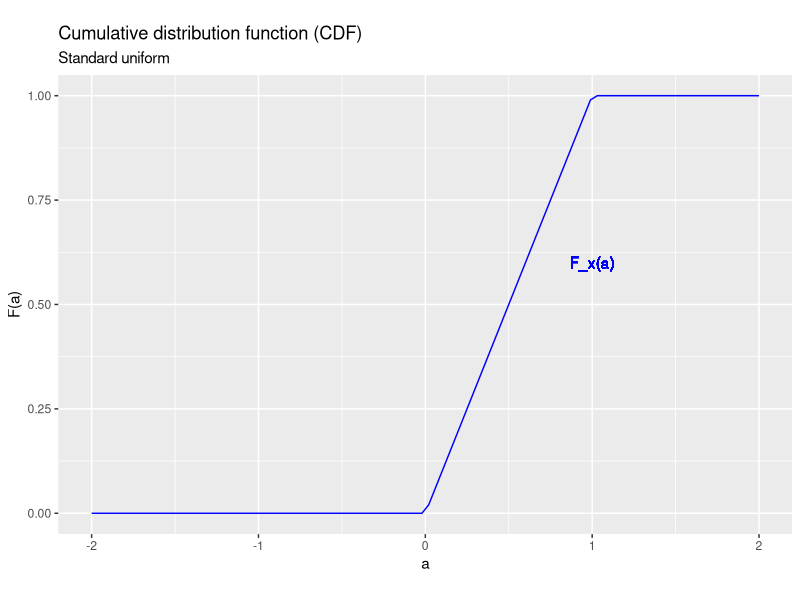
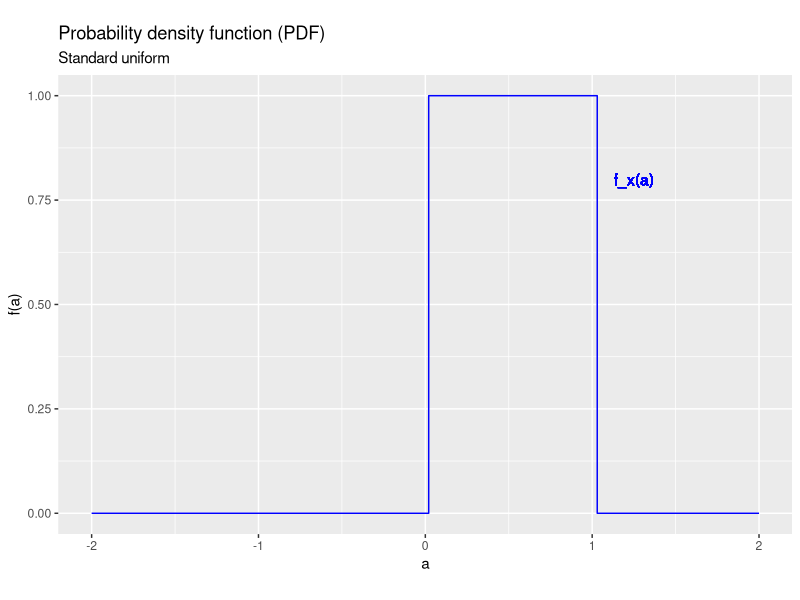
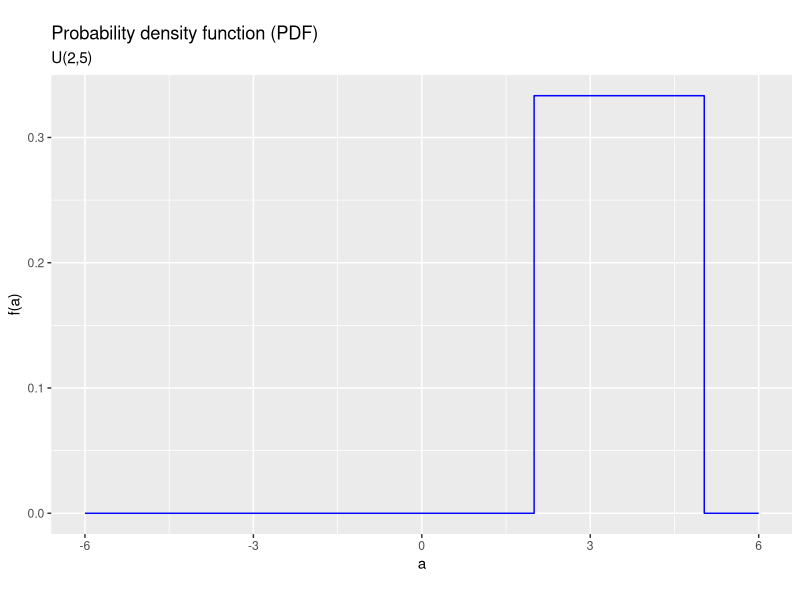
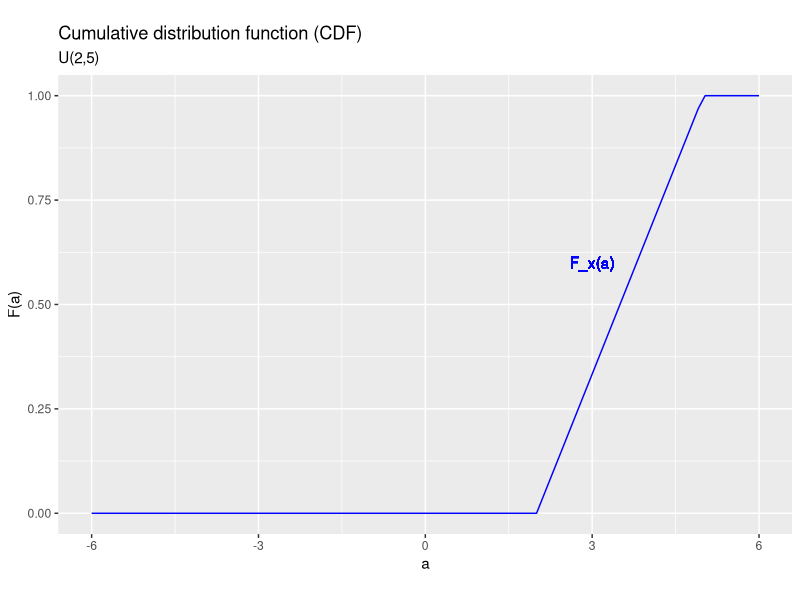
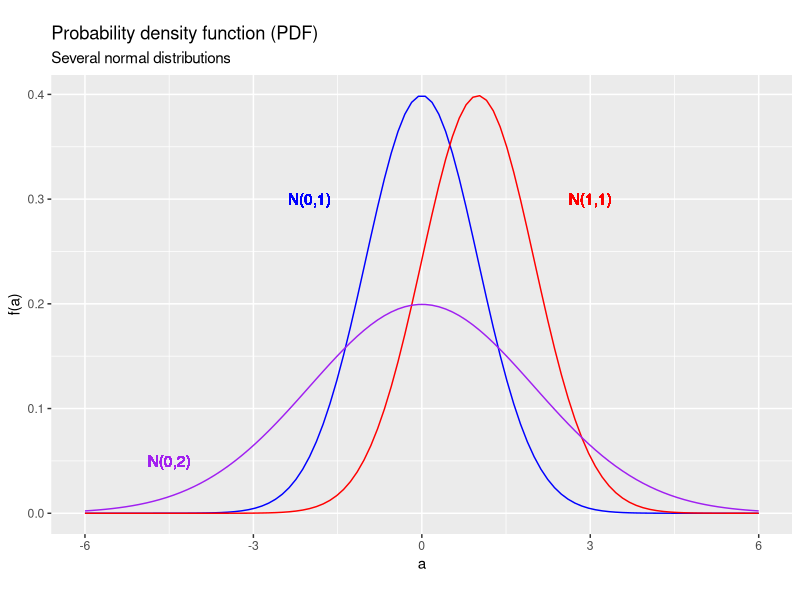
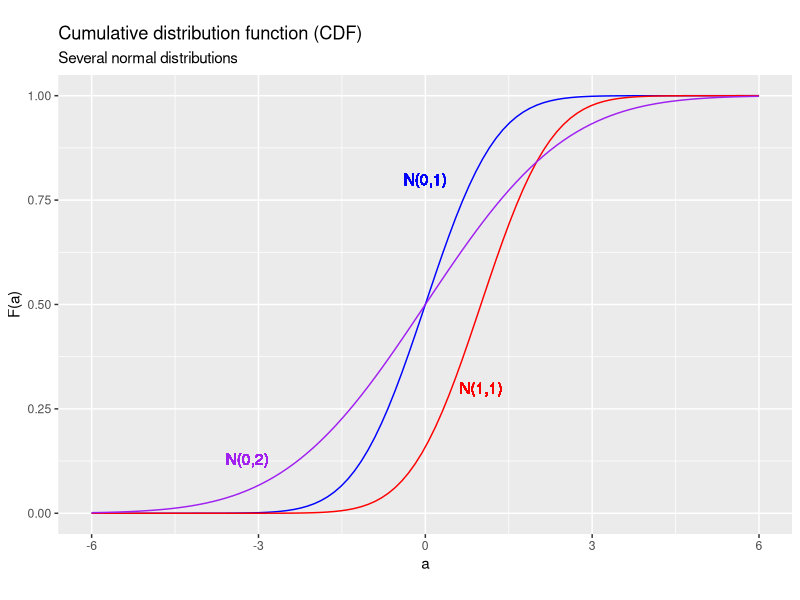
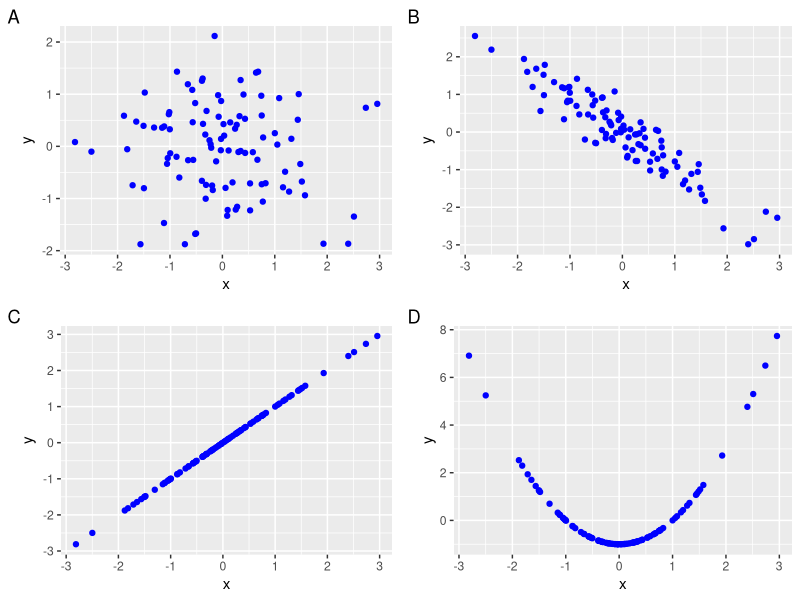
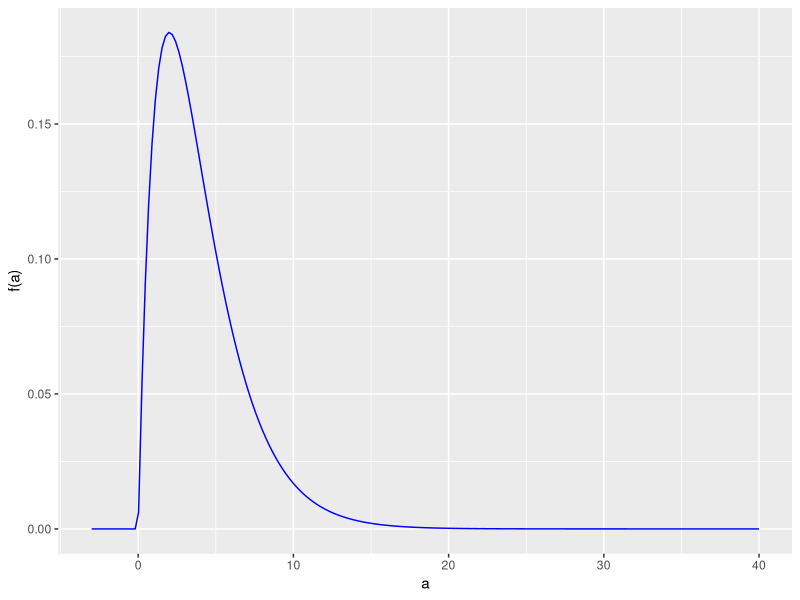

These charts were generated, in order, by the following R code:
## ---- chunk 1
knitr::opts_chunk$set(echo = FALSE,
                      prompt = FALSE,
                      tidy = TRUE,
                      collapse = TRUE)
library("tidyverse")
library("cowplot")
## ---- chunk 2
UniformDist <- tibble(a=seq(from=-2,to=2,length.out=100),
                      Fa=punif(seq(from=-2,to=2,length.out=100)),
                      fa=dunif(seq(from=-2,to=2,length.out=100)))
ggplot(data=UniformDist,mapping=aes(x=a,y=Fa)) +
  geom_line(col = "blue") +
  geom_text(x=1,y=0.6,col="blue",label="F_x(a)") +
  xlab("a") +
  ylab("F(a)") +
  labs(title = "Cumulative distribution function (CDF)", 
       subtitle = "Standard uniform", 
       caption = "", 
       tag = "")
## ---- chunk 3
ggplot(data=UniformDist,mapping=aes(x=a,y=fa)) +
  geom_step(col = "blue") +
  geom_text(x=1.25,y=0.8,col="blue",label="f_x(a)") +
  xlab("a") +
  ylab("f(a)") +
  labs(title = "Probability density function (PDF)", 
       subtitle = "Standard uniform", 
       caption = "", 
       tag = "")
## ---- chunk 4
UniformDist <- tibble(a=seq(from=-6,to=6,length.out=100),
                      Fa=punif(seq(from=-6,to=6,length.out=100),min=2,max=5),
                      fa=dunif(seq(from=-6,to=6,length.out=100),min=2,max=5))
ggplot(data=UniformDist,mapping=aes(x=a,y=fa)) +
  geom_step(col = "blue") +
  geom_text(x=1.25,y=0.8,col="blue",label="f_x(a)") +
  xlab("a") +
  ylab("f(a)") +
  labs(title = "Probability density function (PDF)", 
       subtitle = "U(2,5)", 
       caption = "", 
       tag = "")
## ---- chunk 5
UniformDist <- tibble(a=seq(from=-6,to=6,length.out=100),
                      Fa=punif(seq(from=-6,to=6,length.out=100),min=2,max=5),
                      fa=dunif(seq(from=-6,to=6,length.out=100),min=2,max=5))
ggplot(data=UniformDist,mapping=aes(x=a,y=Fa)) +
  geom_line(col = "blue") +
  geom_text(x=3,y=0.6,col="blue",label="F_x(a)") +
  xlab("a") +
  ylab("F(a)") +
  labs(title = "Cumulative distribution function (CDF)", 
       subtitle = "U(2,5)", 
       caption = "", 
       tag = "")
## ---- chunk 6
NormalDist <- tibble(a=seq(from=-6,to=6,length.out=100),
                      Fa=pnorm(seq(from=-6,to=6,length.out=100)),
                      fa1=dnorm(seq(from=-6,to=6,length.out=100),mean=1),
                      fa2=dnorm(seq(from=-6,to=6,length.out=100),sd=2),
                      fa=dnorm(seq(from=-6,to=6,length.out=100)))
ggplot(data=NormalDist,mapping=aes(x=a,y=fa)) +
  geom_line(col = "blue") +
  geom_line(aes(y=fa1),col = "red") +
  geom_line(aes(y=fa2),col = "purple") +
  geom_text(x=-2,y=0.3,col="blue",label="N(0,1)") +
  geom_text(x=3,y=0.3,col="red",label="N(1,1)") +
  geom_text(x=-4.5,y=0.05,col="purple",label="N(0,2)") +
  xlab("a") +
  ylab("f(a)") +
  labs(title = "Probability density function (PDF)", 
       subtitle = "Several normal distributions", 
       caption = "", 
       tag = "")
## ---- chunk 7
NormalDist <- tibble(a=seq(from=-6,to=6,length.out=100),
                      Fa=pnorm(seq(from=-6,to=6,length.out=100)),
                      Fa1=pnorm(seq(from=-6,to=6,length.out=100),mean=1),
                      Fa2=pnorm(seq(from=-6,to=6,length.out=100),sd=2),
                      fa=dnorm(seq(from=-6,to=6,length.out=100)))
ggplot(data=NormalDist,mapping=aes(x=a,y=Fa)) +
  geom_line(col = "blue") +
  geom_line(aes(y=Fa1),col = "red") +
  geom_line(aes(y=Fa2),col = "purple") +
  geom_text(x=0,y=0.8,col="blue",label="N(0,1)") +
  geom_text(x=1,y=0.3,col="red",label="N(1,1)") +
  geom_text(x=-3.2,y=0.13,col="purple",label="N(0,2)") +
  xlab("a") +
  ylab("F(a)") +
  labs(title = "Cumulative distribution function (CDF)", 
       subtitle = "Several normal distributions", 
       caption = "", 
       tag = "")
## ---- chunk 8
simdata <- tibble(x = rnorm(100),
                  y1 = rnorm(100),
                  y2 = (-x+0.5*y1)/sqrt(1.25),
                  y3 = x,
                  y4 = x^2-1)
p1 <- ggplot(data = simdata, mapping = aes(x = x)) +
  geom_point(aes(y=y1),col="blue") +
  labs(tag = "A") +
  xlab("x") +
  ylab("y")
p2 <- ggplot(data = simdata, mapping = aes(x = x)) +
  geom_point(aes(y=y2),col="blue") +
  labs(tag = "B") +
  xlab("x") +
  ylab("y")
p3 <- ggplot(data = simdata, mapping = aes(x = x)) +
  geom_point(aes(y=y3),col="blue") +
  labs(tag = "C") +
  xlab("x") +
  ylab("y")
p4 <- ggplot(data = simdata, mapping = aes(x = x)) +
  geom_point(aes(y=y4),col="blue") +
  labs(tag = "D") +
  xlab("x") +
  ylab("y")
plot_grid(p1,p2,p3,p4,ncol=2,nrow=2)
## ---- chunk 9
   simdata <- tibble(a = seq(-3,40,len=200),
                     f = dchisq(a,df=4),
                     F = pchisq(a,df=4))
   ggplot(data = simdata, mapping = aes(x = a, y =f)) +
     geom_line(col="blue") +
     xlab("a") +
     ylab("f(a)")
   ggplot(data = simdata, mapping = aes(x = a, y =F)) +
     geom_line(col="blue") +
     xlab("a") +
     ylab("F(a)")
